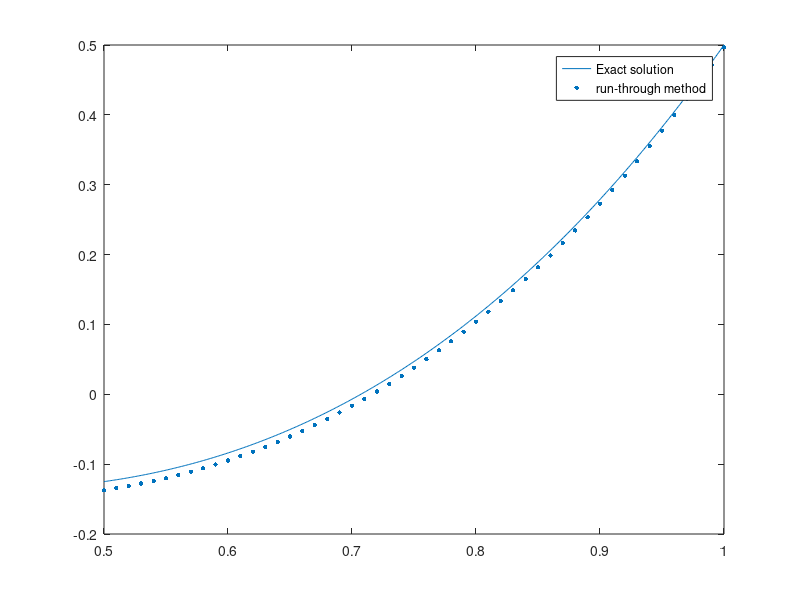

Here is the MATLAB script that generated this plot:
clear;
clc;

function y = p(x)
  y = - ( 6 * x) / (3 * x.^2 - 1/2);
endfunction
function y = q(x)
  y = 1 / x;
endfunction
function y = f(x)
  y = 1 / 2 - x.^2;
endfunction
function y = f_0(x)
  y = 0;
endfunction

alpha0 = 0; betta0 = 1; gamma0 = 1/4;
alpha1 = 2; betta1 = 1; gamma1 = 3.5;

a = 0.5; b = 1;

tau = 0.01;
n = (b-a)/tau + 1;
X = a:tau:b;

u = @(x) x * (x.^2 - 1/2);

function [Z1, Z2] = solution(p, q, f, a, b, tau, init_val, n)
  x = a:tau:b;
  Z1(1) = init_val(1);
  Z2(1) = init_val(2);
  for k = 1:n - 1
    Z1(k + 1) = Z1(k) + tau * (-Z1(k) * Z1(k) -p(x(k)) * Z1(k) + q(x(k)))
    Z2(k + 1) = Z2(k) + tau * (-Z2(k) * (Z1(k) + p(x(k))) + f(x(k)))
  endfor
endfunction


init_vals = [-alpha0 / betta0 gamma0 / betta0];

[Z1, Z2] = solution(@p, @q, @f, a, b, tau, init_vals, n);

y = zeros(n, 1);

y(n) = (gamma1 - betta1 * Z2(end)) / (alpha1 + betta1 * Z1(end));
for k = 1:n - 1
  y(n - k) = y(n - k + 1) - tau * (Z1(n - k + 1) * y(n - k + 1) + Z2(n - k + 1));
endfor

fplot(u, [min(X), max(X)]);
hold on;
scatter(X, y, 10, "filled");
legend("Exact solution", "run-through method");